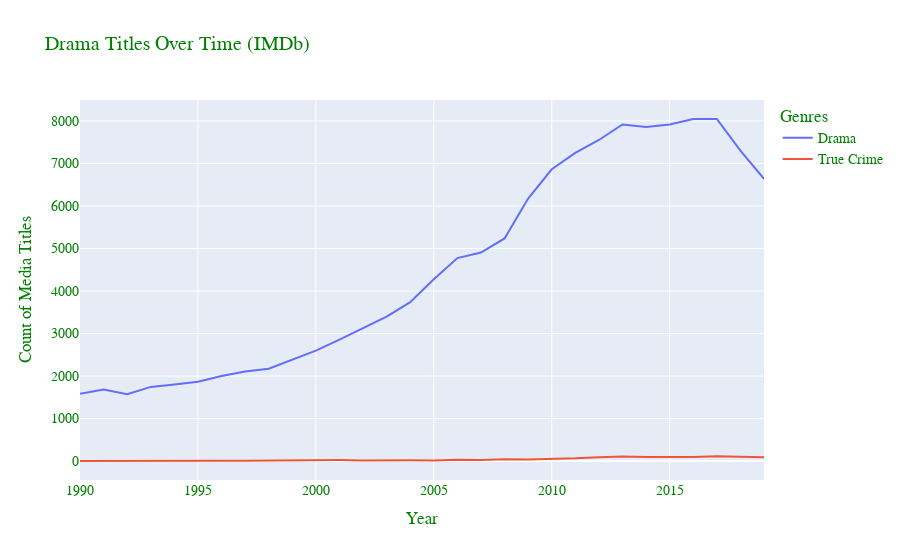

The cell this chart's notebook holds for it:
### Markdown cell above
It's obvious now that True Crime is a very small subset, even of only the documentaries genre itself.  From the previous charts, it's also clear that media content has grown quite a bit in general, including documentaries (and True Crime) since around year 2000. Documentaries is increasing overall, but this isn't an abnormal trend.

__How does Drama, the genre with the biggest portion of all titles, compare to "True Crime"? What about just "Crime"?__

### Code cell
genre_chart('Drama')
genre_chart('Crime')

### Figure 1 — Plotly figure (JSON) as saved in the notebook; plotly's stock layout.template omitted (floating-point values rounded to 4 significant figures)
{"data": [{"mode": "lines", "name": "Drama", "type": "scatter", "x": [1990, 1991, 1992, 1993, 1994, 1995, 1996, 1997, 1998, 1999, 2000, 2001, 2002, 2003, 2004, 2005, 2006, 2007, 2008, 2009, 2010, 2011, 2012, 2013, 2014, 2015, 2016, 2017, 2018, 2019], "y": [1581, 1686, 1571, 1745, 1799, 1865, 1999, 2106, 2174, 2386, 2599, 2858, 3123, 3400, 3739, 4277, 4775, 4905, 5236, 6175, 6863, 7248, 7552, 7917, 7857, 7918, 8045, 8046, 7301, 6637]}, {"mode": "lines", "name": "True Crime", "type": "scatter", "x": [1990, 1991, 1992, 1993, 1994, 1995, 1996, 1997, 1998, 1999, 2000, 2001, 2002, 2003, 2004, 2005, 2006, 2007, 2008, 2009, 2010, 2011, 2012, 2013, 2014, 2015, 2016, 2017, 2018, 2019], "y": [2, 5, 11, 6, 8, 6, 9, 6, 12, 13, 21, 23, 15, 22, 20, 16, 31, 26, 45, 40, 45, 66, 93, 106, 95, 87, 94, 114, 99, 92]}], "layout": {"font": {"color": "Green", "family": "Times New Roman", "size": 14}, "legend": {"title": {"text": "Genres"}}, "title": {"text": "Drama Titles Over Time (IMDb)"}, "xaxis": {"title": {"text": "Year"}}, "yaxis": {"title": {"text": "Count of Media Titles"}}}}
